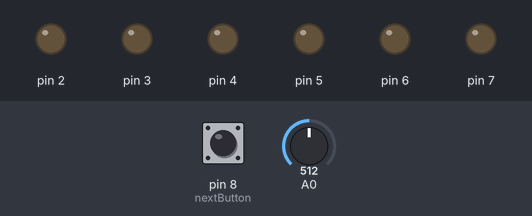
Bench run of a sketch on a simulated Arduino Uno, built with avr-gcc and run on an emulated ATmega328P. On the bench: output pins drawn as LEDs (lit = HIGH). Dashed ring = blinking. The inputs (shaded band) are chosen by the test bench; at power-on: pin 8 (nextButton) HIGH, A0 = 512.

Above: at 2.9 s.
3.0 s: pin 8 (nextButton) pulled LOW for 3.2 s
At 3.3 s:
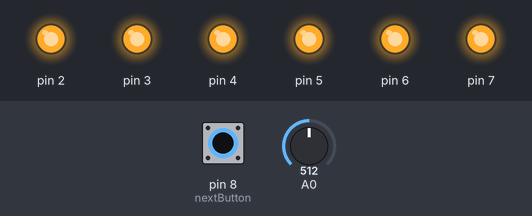
7.7 s: A0 set to 306
At 8.0 s:
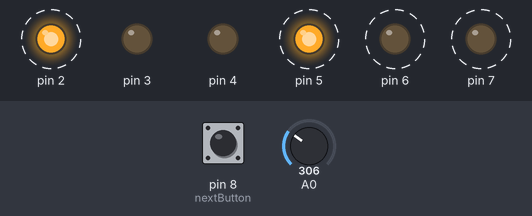
10.7 s: pin 8 (nextButton) pulled LOW for 0.15 s
13.7 s: pin 8 (nextButton) pulled LOW for 1 s
At 15.0 s:
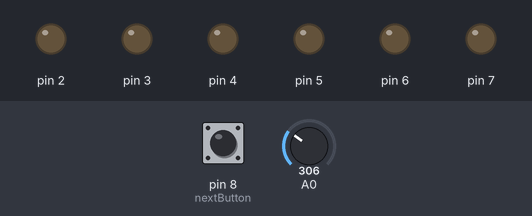
16.2 s: pin 8 (nextButton) pulled LOW for 3.2 s
At 22.3 s:
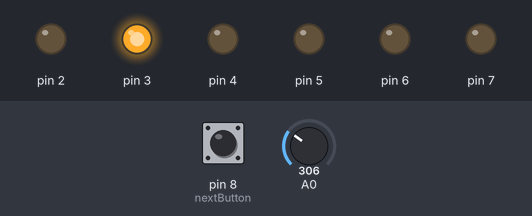
22.4 s: A0 set to 716
At 23.2 s:
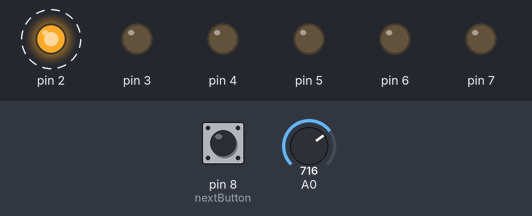
Timing chart, 0 to 26.4 s (numbered marks = the images above; inputs shaded):
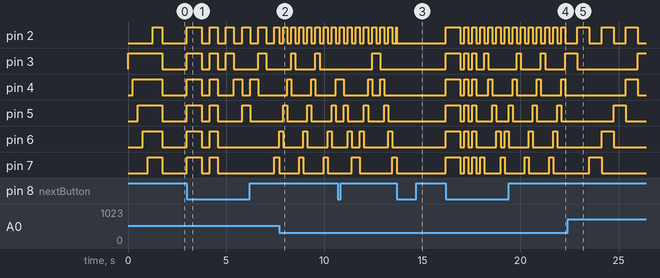

Measured:
- after the input at 3.0 s, pin 2: LOW → HIGH at once, then repeats every 0.82 s: LOW 0.41 s, HIGH 0.41 s; pin 3: LOW → HIGH at once, → LOW 0.75 s later, → HIGH 0.41 s later, → LOW 0.41 s later, … (8 changes in this stretch)
- after the input at 7.7 s, pin 2: alternates HIGH for 0.21 s and LOW for 0.21 s, starting at once
- after the input at 13.7 s, pin 3: stays LOW (without the input it goes to HIGH after 0.80 s); pin 4–6: stops changing and stays LOW
- after the input at 16.2 s, pin 2: LOW → HIGH at once, then repeats every 0.41 s: LOW 0.21 s, HIGH 0.21 s; pin 3: LOW → HIGH at once, → LOW 0.73 s later, → HIGH 0.21 s later, → LOW 0.21 s later, … (13 changes in this stretch)
- after the input at 22.4 s, pin 2: alternates HIGH for 0.62 s and LOW for 0.62 s, starting after 0.50 s

The sketch:

ParolController.ino
```cpp
#include "parolController.hpp"

const uint8_t starsLEDS[] = {3, 4 , 5, 6, 7};
const uint8_t ringLEDS[] = {2};
Button nextButton(8, 1000);

ParolController pc(starsLEDS, 5, ringLEDS, 1);

void setup() {
  Serial.begin(9600);
  pinMode(A0, INPUT);
  pc.init();
}

uint16_t reading = 0;

void loop() {
  nextButton.update();

  if(nextButton.getState()){
    pc.changePattern();
  }

  reading = analogRead(A0);
  pc.changeInterval((reading - 100 < 1) ? 1 : reading - 100);

  pc.play();
}
```

parolController.hpp
```cpp
#include "HardwareSerial.h"
#include "Arduino.h"
#include <stdint.h>
#ifndef PAROL_CONTROLLER_HPP
#define PAROL_CONTROLLER_HPP

#include "popoyDriver.hpp"

#define MAX_PATTERN 5

class ParolController {
  public:
    // Stars Pin Number's, N of Stars, Ring Pin Number's, Ring N : N stands for "Number"
    ParolController(uint8_t[], uint8_t, uint8_t[], uint8_t, uint8_t);
    void init(); // Initialize
    void play(); // Must be inside of a while loop or arduino main loop to run
    void changeInterval(uint16_t);
    void changePattern();
  private:
    PulseClock timer;
    bool alternate;
    void channelWrite(uint8_t, bool); // Function to set channel either HIGH or LOW with trigger if audio is enabled
    void patternManager(uint8_t);

    bool p_bouncing_toggle;

    // Pattern START
    void p_static_all();
    void p_static_stars();
    void p_static_ring();
    void p_static_all_off();
    void p_static_stars_off();
    void p_static_ring_off();
    void p_ascending();
    void p_blink_all();
    void p_descending();
    void p_bouncing();
    // Pattern END

    uint16_t indexCounterStars;
    uint16_t indexCounterRing;

    uint8_t *stars; // Stars Pin Number Array
    uint8_t *rings;
    uint8_t stars_n;
    uint8_t ring_n;
    uint8_t beep;

    char currentPattern;

    uint16_t interval;
    void playBeep(uint16_t);
};

void ParolController::changePattern(){
  if (this->currentPattern >= MAX_PATTERN) {
    this->currentPattern = -1;
  } else {
    this->currentPattern++;
  }
}

void ParolController::play() {
  this->patternManager(this->currentPattern);

  // Set the time interval
  this->timer.setInterval((this->interval != 0) ? this->interval : 1);
}

void ParolController::changeInterval(uint16_t timeInterval) {
  this->interval = timeInterval;
}

void ParolController::patternManager(uint8_t  patternN = -1) {
  switch (patternN) {
    case 0: // All Turn On
      this->p_static_all();
      break;
    case 1:
      this->p_blink_all();
      break;
    case 2:
      this->p_ascending();
      break;
    case 3:
      this->p_descending();
      break;
    case 4:
      this->p_bouncing();
      break;
    default:
      this->p_static_all_off();
      break;
  }
}

// PATTERN START
void ParolController::p_bouncing() {
  if (this->timer.getState()) {
    if (!this->p_bouncing_toggle) {
        if (this->indexCounterStars == this->stars_n - 1) {
          this->p_bouncing_toggle = true;
        } else {
          this->indexCounterStars++;
        }
      } else if (this->p_bouncing_toggle) {
        if (this->indexCounterStars == 0) {
          this->p_bouncing_toggle = false;
        } else {
          this->indexCounterStars--;
        }
      }

      // Process Channel
      this->p_static_stars_off();
      this->channelWrite(this->stars[this->indexCounterStars], HIGH);

      // For Ring
      if (this->alternate) {
        this->p_static_ring();

      } else {
        this->p_static_ring_off();
      }

      this->alternate = !this->alternate;
  }
}
void ParolController::p_descending() {
  if (this->indexCounterStars == -1) {
    this->indexCounterStars = this->stars_n;
  }

  if(this->timer.getState()){
    // Decending Stars
    this->p_static_stars_off();
    this->channelWrite(this->stars[this->indexCounterStars], HIGH);
    this->indexCounterStars--;

    // For Ring
    if (this->alternate) {
      this->p_static_ring();
    } else {
      this->p_static_ring_off();
    }

    this->alternate = !this->alternate;
  }
}
void ParolController::p_ascending() {
  // Reset counter for stars and ring
  if (this->indexCounterStars == this->stars_n) {
    this->indexCounterStars = 0;
  }

  if (this->timer.getState()) {
    // For Stars
    this->p_static_stars_off();
    channelWrite(this->stars[this->indexCounterStars], HIGH);
    this->indexCounterStars++;

    // For Ring
    if (this->alternate) {
      this->p_static_ring();

    } else {
      this->p_static_ring_off();
    }

    this->alternate = !this->alternate;
  }
}
void ParolController::p_blink_all() {
  if (this->timer.getState()){
    if(this->alternate){
      this->p_static_all();
    } else {
      this->p_static_all_off();
    }
    // Inverse
    this->alternate = !this->alternate;
  }
}
void ParolController::p_static_all(){
  // Turn all the channels HIGH on Stars and Rings
  this->p_static_stars();
  this->p_static_ring();
}
void ParolController::p_static_stars(){
  for(int i = 0; i < this->stars_n; i++){
    channelWrite(this->stars[i], HIGH);
  }
}
void ParolController::p_static_ring(){
  for(int i = 0; i < this->ring_n; i++){
    channelWrite(this->rings[i], HIGH);
  }
}
void ParolController::p_static_all_off(){
  this->p_static_stars_off();
  this->p_static_ring_off();
}
void ParolController::p_static_stars_off(){
  for(int i = 0; i < this->stars_n; i++){
    channelWrite(this->stars[i], LOW);
  }
}
void ParolController::p_static_ring_off(){
  for(int i = 0; i < this->ring_n; i++){
    channelWrite(this->rings[i], LOW);
  }
}
// PATTERN END

void ParolController::channelWrite(uint8_t channelN, bool state) {
  digitalWrite(channelN, state ? HIGH : LOW);
}

void ParolController::playBeep(uint16_t frequency) {
  if(this->beep != -1){
    noTone(this->beep);
    tone(this->beep, frequency);
  }
}

void ParolController::init() {
  // Setting pinmode for stars
  for(int i = 0; i < this->stars_n; i++) {
    pinMode(this->stars[i], OUTPUT);
    digitalWrite(this->stars[i], HIGH);
    playBeep(i * 100 + 262);
    delay(250);
  }

  // Setting pinmode for ring
  for(int i = 0; i < this->ring_n; i++) {
    pinMode(this->rings[i], OUTPUT);
    digitalWrite(this->rings[i], HIGH);
    playBeep(i * (100 * this->stars_n) + 262);
    delay(500);
  }

  // Setting up default values
  this->alternate = false;
  this->indexCounterStars = 0;
  this->indexCounterRing = 0;
  this->interval = 1000/10;
  this->currentPattern = -1;
  this->p_bouncing_toggle = false;

  // Reset all output to zero
  if (this->beep != -1){ noTone(this->beep); }
  for(int i = 0; i < this->stars_n; i++){ digitalWrite(this->stars[i], LOW); }
  for(int i = 0; i < this->ring_n; i++) { digitalWrite(this->rings[i], LOW); }
}

ParolController::ParolController (uint8_t starsPinNumbers[], uint8_t starsNumber, uint8_t ringPinNumbers[], uint8_t ringNumber, uint8_t beepPin = -1) {
  // Get the maximum numbers
  this->stars_n = starsNumber;
  this->ring_n = ringNumber;

  // For Stars LEDS
  this->stars = new uint8_t[this->stars_n];
  for(int i = 0; i < starsNumber; i++){
    this->stars[i] = starsPinNumbers[i];
  }

  // For Ring LEDS
  this->rings = new uint8_t[this->ring_n];
  for(int i = 0; i < ringNumber; i++){
    this->rings[i] = ringPinNumbers[i];
  }

  // Beep
  this->beep = beepPin;
}
#endif // PAROL_CONTROLLER_HPP
```

popoyDriver.hpp
```cpp
#include <stdint.h>
#include "Arduino.h"

class PulseClock {
  public:
    PulseClock(bool);
    void setInterval(uint16_t);
    bool getState();
  private:
    unsigned long interval;
    unsigned long currentTime;
    unsigned long previousTime;
    bool nsMode;
    bool state;
};

void PulseClock::setInterval(uint16_t timeInterval) {
  this->interval = timeInterval;
}

PulseClock::PulseClock(bool nanosecondMode = false) {
  this->nsMode = nanosecondMode;

  // Set the default value
  this->interval = 0;
  this->currentTime = 0;
  this->previousTime = 0;
}

bool PulseClock::getState() {
  // If interval is not set it will return default false
  if(this->interval == 0){return false;}

  // Get the current time
  if(!this->nsMode){
    this->currentTime = millis();
  } else {
    this->currentTime = micros();
  }

  // Process
  if(this->currentTime - this->previousTime >= this->interval) {
    this->state = true;
    this->previousTime = this->currentTime;
  } else if (this->currentTime < this->previousTime) {
    this->previousTime = 0; // Reset the clock
  } else {
    this->state = false;
  }

  return this->state;
}


class Button {
  public:
    Button(uint8_t, unsigned long);
    bool getState();
    void update();
  private:
    unsigned long  currentTime;
    unsigned long  previousTime;
    unsigned long debounceTime;
    uint8_t pinNumber;
    bool state;
    bool lastState;
};

bool Button::getState() {
  if(!this->lastState) {
    this->state = !digitalRead(this->pinNumber);
  } else {
    this->state = false;
  }

  if(this->state){
    this->lastState = this->state;
  }

  return state;
}

void Button::update(){
  if(this->currentTime - this->previousTime >= this->debounceTime){
    this->lastState = false;
    this->previousTime = this->currentTime;
  } else if(this->currentTime < this->previousTime) {
    this->previousTime = 0; // Reset for synchronization
  } else {
    this->currentTime = millis();
  }
}

Button::Button(uint8_t buttonPin, unsigned long debounceInMs = 50) {
  this->state = false;
  this->lastState = false;
  this->pinNumber = buttonPin;
  this->debounceTime = debounceInMs;
  pinMode(this->pinNumber, INPUT_PULLUP);
}
```
